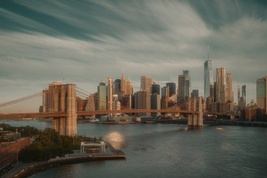
#> input picture image/in.jpg, 267 x 178 px, shrunk from 512 x 342 before the run
$ python oil.py -input image/in.jpg
#> lines starting #> are read from the running program, lines starting #| are printed output that depends on the picture

import cv2
import sys
import numpy as np
import argparse

image_filename = "image/in.jpg"
out_name = "result.jpg"
R = 4

if __name__ == "__main__":
    parser = argparse.ArgumentParser(prog="Oil effect")
    parser.add_argument('-radius', type=int, help="Mask radius default=4")
    parser.add_argument('-input', type=str, help="Input image")
    parser.add_argument('-output', type=str, help="Output image")
    parser.set_defaults(isFront=False)

    args = parser.parse_args()

    if args.input is not None:
        image_filename = args.input
    if args.output is not None:
        out_name = args.output
    if args.radius is not None and args.radius > 0:
        R = args.radius

    color_image = cv2.imread(image_filename, cv2.IMREAD_COLOR)
#> color_image is the input picture: shape (178, 267, 3); mean B, G, R 91.1, 102.6, 104.2

    height = color_image.shape[0]
#> height = 178
    width  = color_image.shape[1]
#> width = 267
    channel = color_image.shape[2]
#> channel = 3

    gray_image = cv2.cvtColor(color_image, cv2.COLOR_BGR2GRAY)
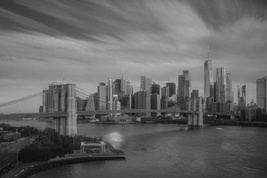
#> gray_image: shape (178, 267); min 12, max 200, mean 101.8
    oil_image = np.zeros((height, width, channel))

    stroke_mask = []
    for y in range(-R, R):
        for x in range(-R, R):
            if y*y + x*x < R*R:
                stroke_mask.append( (y,x) )

    for y in range(height):
        for x in range(width):
            progress = np.round(100*(y*width+x)/(width*height), 2)
            print( "Progress: ", str(progress)+"%", end='\r' )
            local_histogram = np.zeros(256)
            local_channel_count = np.zeros((channel, 256))
            for dy,dx in stroke_mask:
                yy = y+dy
                xx = x+dx
                if yy < 0  or yy >= height or xx <= 0  or xx >= width:
                    continue
                intensity = gray_image[yy, xx]
                local_histogram[intensity] += 1
                for c in range(channel):
                    local_channel_count[c, intensity] += color_image[yy, xx, c]

            max_intensity = np.argmax(local_histogram)
            max_intensity_count = local_histogram[max_intensity]
            for c in range(channel):
                oil_image[y,x,c] = local_channel_count[c, max_intensity] / max_intensity_count
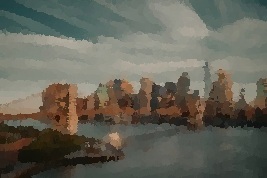
#> oil_image: shape (178, 267, 3) float64; mean B, G, R 89.6, 100.8, 101.9

    oil_image = oil_image.astype('int')
    cv2.imwrite(out_name, oil_image)
